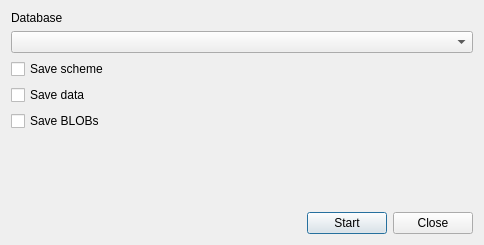
<?xml version="1.0" encoding="UTF-8"?>
<ui version="4.0">
 <class>DatabaseExportForm</class>
 <widget class="QDialog" name="DatabaseExportForm">
  <property name="geometry">
   <rect>
    <x>0</x>
    <y>0</y>
    <width>484</width>
    <height>245</height>
   </rect>
  </property>
  <property name="windowTitle">
   <string>Dialog</string>
  </property>
  <layout class="QVBoxLayout" name="verticalLayout_2">
   <item>
    <layout class="QVBoxLayout" name="verticalLayout">
     <item>
      <widget class="QLabel" name="lblDatabase">
       <property name="text">
        <string>Database</string>
       </property>
      </widget>
     </item>
     <item>
      <widget class="QComboBox" name="cmbDatabase"/>
     </item>
    </layout>
   </item>
   <item>
    <widget class="QCheckBox" name="chkExportScheme">
     <property name="text">
      <string>Save scheme</string>
     </property>
    </widget>
   </item>
   <item>
    <widget class="QCheckBox" name="chkExportData">
     <property name="text">
      <string>Save data</string>
     </property>
    </widget>
   </item>
   <item>
    <widget class="QCheckBox" name="chkExportBlobs">
     <property name="text">
      <string>Save BLOBs</string>
     </property>
    </widget>
   </item>
   <item>
    <spacer name="verticalSpacer">
     <property name="orientation">
      <enum>Qt::Vertical</enum>
     </property>
     <property name="sizeHint" stdset="0">
      <size>
       <width>20</width>
       <height>40</height>
      </size>
     </property>
    </spacer>
   </item>
   <item>
    <layout class="QHBoxLayout" name="horizontalLayout">
     <item>
      <spacer name="horizontalSpacer">
       <property name="orientation">
        <enum>Qt::Horizontal</enum>
       </property>
       <property name="sizeHint" stdset="0">
        <size>
         <width>40</width>
         <height>20</height>
        </size>
       </property>
      </spacer>
     </item>
     <item>
      <widget class="QPushButton" name="btnStart">
       <property name="text">
        <string>Start</string>
       </property>
       <property name="icon">
        <iconset resource="icons.qrc">
         <normaloff>:/icons/tick.png</normaloff>:/icons/tick.png</iconset>
       </property>
      </widget>
     </item>
     <item>
      <widget class="QPushButton" name="btnClose">
       <property name="text">
        <string>Close</string>
       </property>
       <property name="icon">
        <iconset resource="icons.qrc">
         <normaloff>:/icons/cross.png</normaloff>:/icons/cross.png</iconset>
       </property>
      </widget>
     </item>
    </layout>
   </item>
  </layout>
 </widget>
 <resources>
  <include location="icons.qrc"/>
 </resources>
 <connections/>
</ui>
